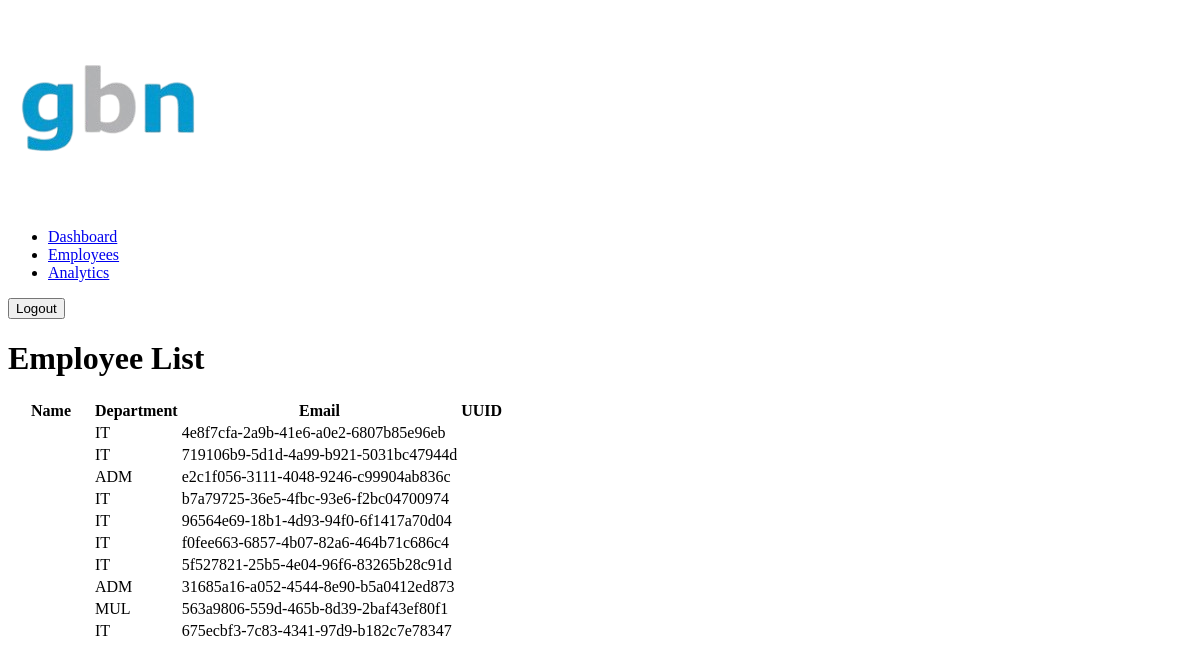
Before: /employees/ (signed in) with the older database file.
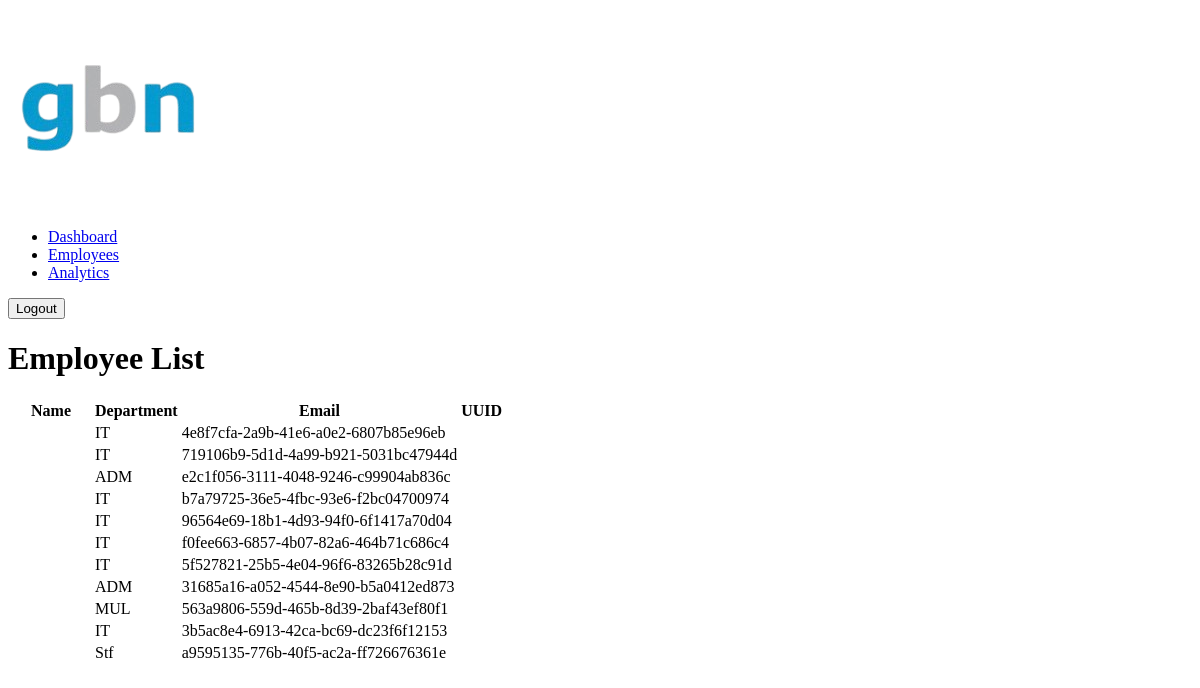
After: the same page with the newer database file.
### gbnqrify/models.py (models this page shows, shortened)
class Employee(models.Model):
    DEPARTMENT_CHOICES = [
        ('HR', 'Human Resources'),
        ('IT', 'Information Technology'),
        ('ADM', 'Administration'),
        ('COM', 'Communication'),
        ('MUL', 'Multimedia'),
        ('ACC', 'Accounts'),
        ('EDT', 'Editorial'),
        ('Stf', 'Staff'),
    ]
    user = models.OneToOneField(User, on_delete=models.CASCADE, null=True, blank=True)
    uuid = models.UUIDField(primary_key=True, editable=False, default=uuid.uuid4)
    first_name = models.CharField(max_length=50)
    last_name = models.CharField(max_length=50)
    department = models.CharField(max_length=10, choices=DEPARTMENT_CHOICES)
    created_at = models.DateField(default=timezone.now)
    qr_code = models.ImageField(upload_to='qr_codes/', blank=True, null=True)
    am_start_time = models.TimeField(default=time(9, 0))
    pm_start_time = models.TimeField(default=time(13, 30))

### gbnqrify/views.py (the view)
# urls.py: path('employees/', views.employee_list, name='employee_list'),
@login_required
@user_passes_test(is_admin)
def employee_list(request):
    employees = Employee.objects.all()
    return render(request, 'gbnqrify/employee_list.html', {'employees': employees})

### gbnqrify/views.py (called while the page is built)
def is_admin(user):
    return user.is_superuser or user.is_staff

### gbnqrify/templates/gbnqrify/employee_list.html (shortened to what this page needs)
{% load static %}
<!DOCTYPE html>
<html lang="en">
<head>
  <link rel="stylesheet" href="{% static 'css/employee_list.css' %}">
</head>
<body>
  <div class="navbar">
    <div class="logo">
      <img src="{% static 'img/logo.png' %}" alt="Logo" />
    </div>
    <ul class="nav-links">
      <li><a href="/dashboard/">Dashboard</a></li>
      <li><a href="#" class="active">Employees</a></li>
      <li><a href="/analytics/">Analytics</a></li>
    </ul>
    <form method="post" action="{% url 'logout' %}">
      <button class="btn-logout">Logout</button>
    </form>
  </div>
  <h1>Employee List</h1>
  <table class="modern-table">
    <thead>
      <tr>
        <th style="width: 80px;">Name</th>
        <th>Department</th>
        <th>Email</th>
        <th>UUID</th>
      </tr>
    </thead>
    <tbody>
      {% for employee in employees %}
      <tr>
        <td>{{ employee.name }}</td>
        <td>{{ employee.department }}</td>
        <td>{{ employee.uuid }}</td>
      </tr>
      {% empty %}
      <tr><td colspan="4">No employees found.</td></tr>
      {% endfor %}
    </tbody>
  </table>
</body>
</html>

Changed rows visible on the page:
removed Employee: department "IT", uuid "675ecbf3-7c83-4341-97d9-b182c7e78347"
added Employee: department "IT", uuid "3b5ac8e4-6913-42ca-bc69-dc23f6f12153"
added Employee: department "Stf", uuid "a9595135-776b-40f5-ac2a-ff726676361e"
